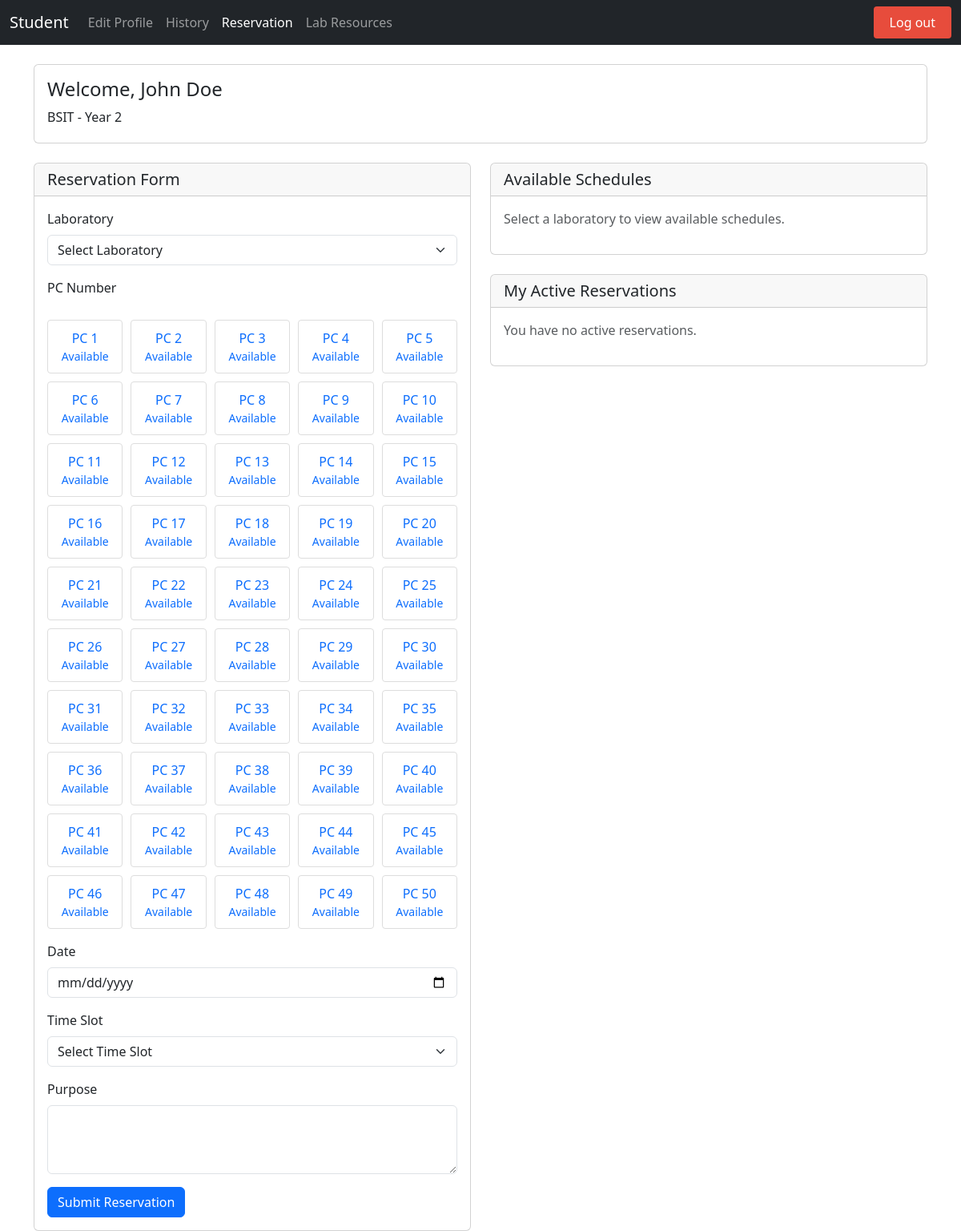
The app's page /reservation.php (signed in), older data.
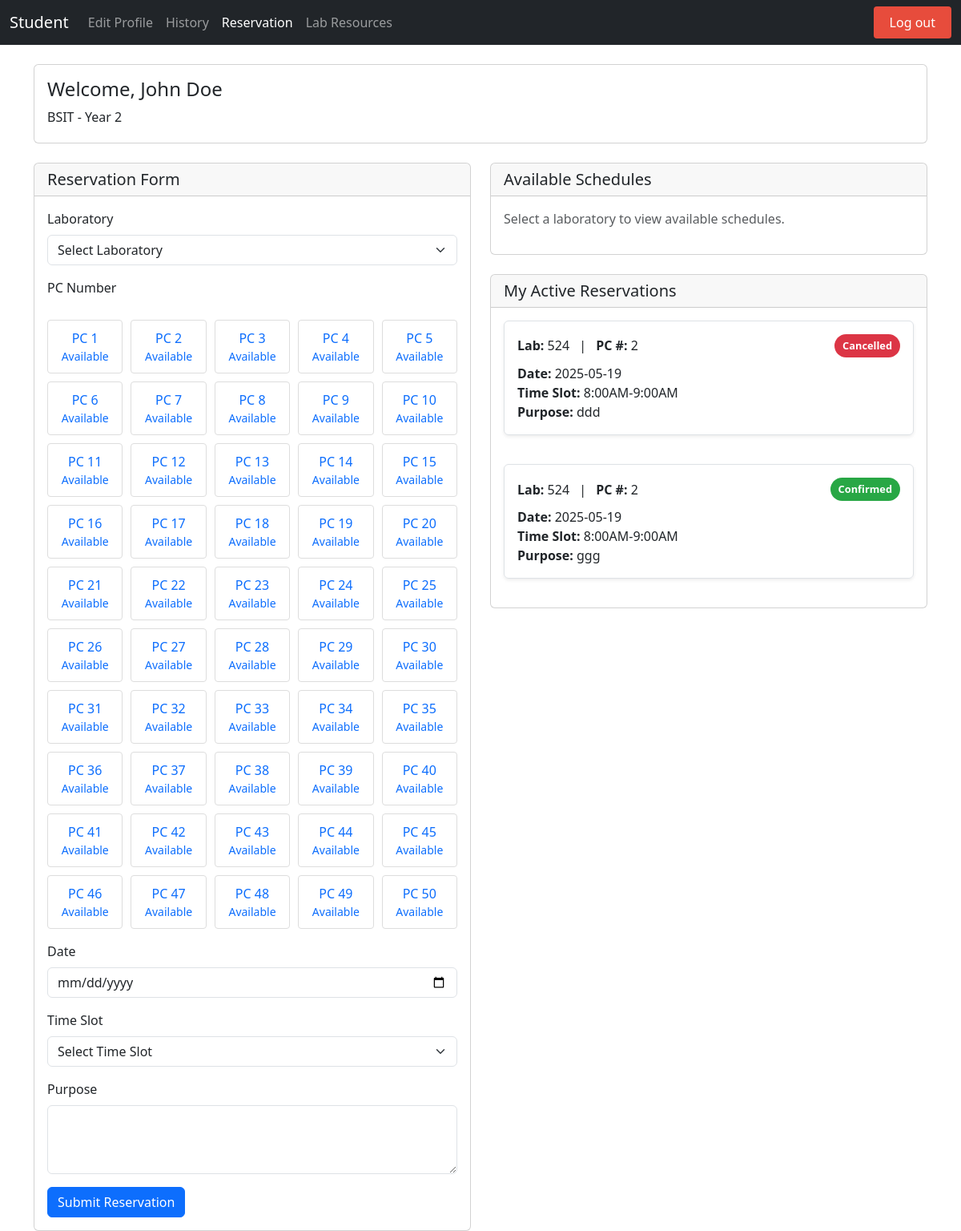
The same page, newer data.
### tables this page shows
CREATE TABLE `reservations` (
  `ID` int(11) NOT NULL,
  `IDNO` int(11) NOT NULL,
  `LABORATORY` varchar(50) NOT NULL,
  `PC_NUMBER` int(11) NOT NULL,
  `DATE` date NOT NULL,
  `TIME_SLOT` varchar(20) NOT NULL,
  `PURPOSE` text NOT NULL,
  `STATUS` enum('pending','confirmed','cancelled') NOT NULL DEFAULT 'pending',
  `CREATED_AT` datetime NOT NULL,
  `UPDATED_AT` datetime DEFAULT current_timestamp() ON UPDATE current_timestamp()
);

### reservation.php (the view, shortened to what the changed rows need)
<?php
require_once 'connect.php';
$reservations_sql = "SELECT r.* FROM reservations r
LEFT JOIN sitin_records s
  ON r.IDNO = s.IDNO
  AND r.LABORATORY = s.LABORATORY
  AND r.DATE = DATE(s.TIME_IN)
  AND r.TIME_SLOT = DATE_FORMAT(s.TIME_IN, '%H:%i-%H:%i')
  AND s.TIME_OUT IS NOT NULL
WHERE r.IDNO = ?
  AND r.DATE >= CURDATE()
  AND s.ID IS NULL
ORDER BY r.DATE, r.TIME_SLOT";
$reservations_stmt = $conn->prepare($reservations_sql);
$reservations_stmt->bind_param("s", $_SESSION['IDNO']);
$reservations_stmt->execute();
$reservations = $reservations_stmt->get_result();
?>
<!DOCTYPE html>
<html lang="en">
<head>
    <link href="https://cdn.jsdelivr.net/npm/bootstrap@5.3.3/dist/css/bootstrap.min.css" rel="stylesheet">
    <link rel="stylesheet" href="https://cdnjs.cloudflare.com/ajax/libs/font-awesome/6.0.0/css/all.min.css">
</head>
<body>
    <div class="container mt-4">
        <div class="row">
            <div class="col-md-6">
                <div class="card">
                    <div class="card-body">
                        <form method="POST" action="">
                            <div class="mb-3">
                                <div class="pc-grid">
                                    <?php
                                    for ($i = 1; $i <= 50; $i++) {
                                        $status = 'available';
                                        $disabled = '';
                                        $statusClass = 'btn-outline-primary';
                                    ?>
                                        <button type="button"
                                                class="btn <?php echo $statusClass; ?> pc-item"
                                                data-pc="<?php echo $i; ?>"
                                                <?php echo $disabled; ?>>
                                            PC <?php echo $i; ?>
                                            <small class="d-block"><?php echo ucfirst($status); ?></small>
                                        </button>
                                    <?php } ?>
                                </div>
                            </div>
                        </form>
                    </div>
                </div>
            </div>
            <div class="col-md-6">
                <div class="card mt-4">
                    <div class="card-body">
                        <?php if ($reservations->num_rows > 0): ?>
                            <div class="d-flex flex-column gap-3">
                                <?php while ($row = $reservations->fetch_assoc()): ?>
                                    <div class="reservation-card p-3 border rounded shadow-sm">
                                        <div class="d-flex justify-content-between align-items-center mb-2">
                                            <div>
                                                <strong>Lab:</strong> <?php echo htmlspecialchars($row['LABORATORY']); ?>
                                                <span class="mx-2">|</span>
                                                <strong>PC #:</strong> <?php echo htmlspecialchars($row['PC_NUMBER']); ?>
                                            </div>
                                            <span class="status-badge status-<?php echo strtolower($row['STATUS']); ?>">
                                                <?php echo ucfirst($row['STATUS']); ?>
                                            </span>
                                        </div>
                                        <div><strong>Date:</strong> <?php echo htmlspecialchars($row['DATE']); ?></div>
                                        <div><strong>Time Slot:</strong> <?php echo htmlspecialchars($row['TIME_SLOT']); ?></div>
                                        <div><strong>Purpose:</strong> <?php echo htmlspecialchars($row['PURPOSE']); ?></div>
                                    </div>
                                <?php endwhile; ?>
                            </div>
                        <?php else: ?>
                            <p class="text-muted">You have no active reservations.</p>
                        <?php endif; ?>
                    </div>
                </div>
            </div>
        </div>
    </div>
</body>
</html>

Row changes from the older to the newer data that the page shows:
added reservations: LABORATORY "524", PC_NUMBER "2", STATUS "Cancelled", DATE "2025-05-19", TIME_SLOT "8:00AM-9:00AM", PURPOSE "ddd"
added reservations: LABORATORY "524", PC_NUMBER "2", STATUS "Confirmed", DATE "2025-05-19", TIME_SLOT "8:00AM-9:00AM", PURPOSE "ggg"
Text that changed along with them:
text no longer shown: "You have no active reservations."
